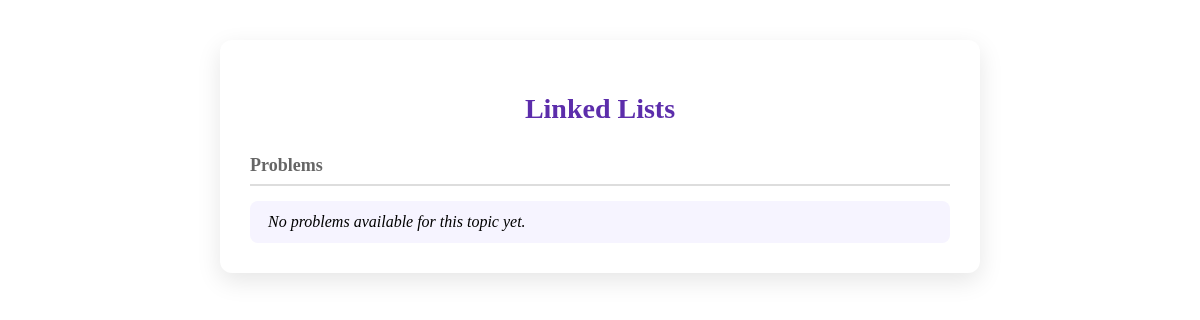
Page /topics/2/problems/ (signed in) on the earlier database version.
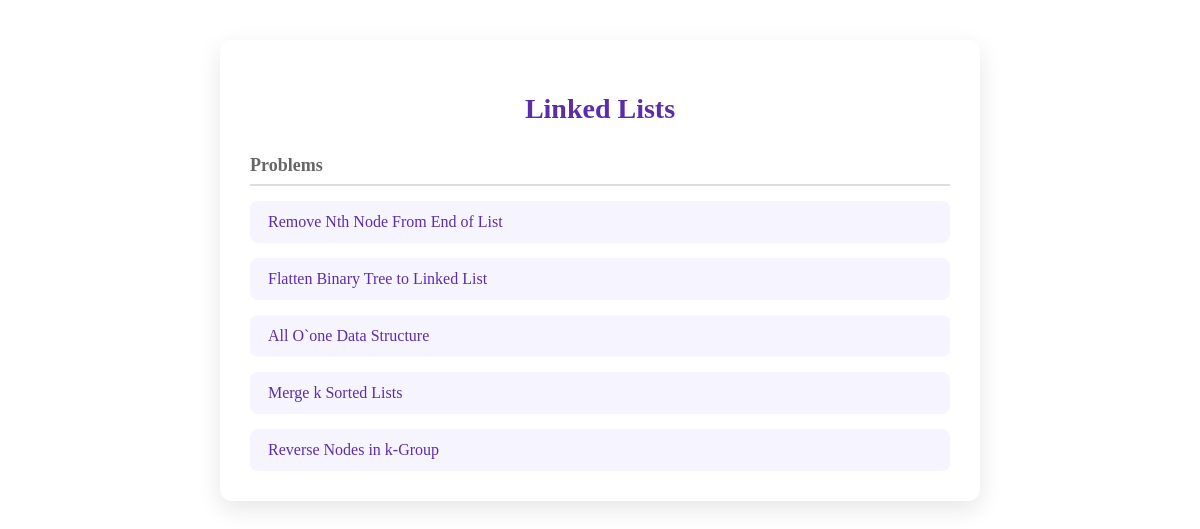
Same page on the later database version.
### authentication/models.py (models this page shows, shortened)
class Problem(models.Model):
    topic = models.ForeignKey(Topic, on_delete=models.CASCADE, related_name='problems')
    title = models.CharField(max_length=200)
    description = models.TextField()
    input_format = models.TextField()
    output_format = models.TextField()

### authentication/views.py (the view)
# urls.py: path('topics/<int:topic_id>/problems/', views.problem_list_view, name='problem_list'),
@login_required
def problem_list_view(request, topic_id):
    topic = get_object_or_404(Topic, id=topic_id)
    problems = topic.problems.all()[:5]  # Limit to 5 problems per topic
    return render(request, 'problem_list.html', {'topic': topic, 'problems': problems})

### authentication/templates/problem_list.html (shortened to what this page needs)
{% load get_item_tags %}
<div class="problem-container">
  <h2 class="topic-heading">{{ topic.name }}</h2>
  <div class="problem-list">
    <div class="problem-header">
      <span>Problems </span>
    </div>
    {% for problem in problems %}
      <div class="problem-item">
        <a href="{% url 'problem_detail' problem.id %}" >{{ problem.title }}</a>
      </div>
    {% empty %}
      <div class="problem-item">
        <em>No problems available for this topic yet.</em>
      </div>
    {% endfor %}
  </div>
</div>

Differences in the rows shown:
added Problem: title "Remove Nth Node From End of List"
added Problem: title "Flatten Binary Tree to Linked List"
added Problem: title "All O`one Data Structure"
added Problem: title "Merge k Sorted Lists"
added Problem: title "Reverse Nodes in k-Group"
Other differences:
text no longer shown: "No problems available for this topic yet."
